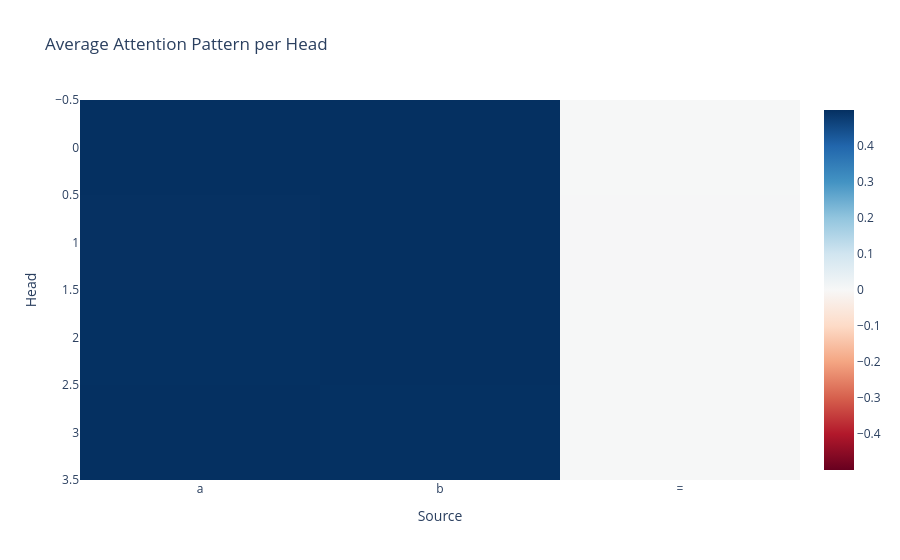

The notebook cell saved with this chart:
### Code cell
imshow(cache["pattern", 0].mean(dim=0)[:, -1, :], title="Average Attention Pattern per Head", xaxis="Source", yaxis="Head", x=['a', 'b', '='])

### Figure 1 — Plotly figure (JSON) as saved in the notebook; plotly's stock layout.template omitted (floating-point values rounded to 4 significant figures)
{"data": [{"coloraxis": "coloraxis", "hovertemplate": "Source: %{x}<br>Head: %{y}<br>color: %{z}<extra></extra>", "name": "0", "type": "heatmap", "x": ["a", "b", "="], "xaxis": "x", "yaxis": "y", "z": [[0.4995, 0.499, 0.001565], [0.4976, 0.4991, 0.003332], [0.4982, 0.4994, 0.002442], [0.4993, 0.4982, 0.002497]]}], "layout": {"coloraxis": {"cmid": 0, "colorscale": [[0, "rgb(103,0,31)"], [0.1, "rgb(178,24,43)"], [0.2, "rgb(214,96,77)"], [0.3, "rgb(244,165,130)"], [0.4, "rgb(253,219,199)"], [0.5, "rgb(247,247,247)"], [0.6, "rgb(209,229,240)"], [0.7, "rgb(146,197,222)"], [0.8, "rgb(67,147,195)"], [0.9, "rgb(33,102,172)"], [1, "rgb(5,48,97)"]]}, "title": {"text": "Average Attention Pattern per Head"}, "xaxis": {"anchor": "y", "constrain": "domain", "domain": [0, 1], "scaleanchor": "y", "title": {"text": "Source"}}, "yaxis": {"anchor": "x", "autorange": "reversed", "constrain": "domain", "domain": [0, 1], "title": {"text": "Head"}}}}
